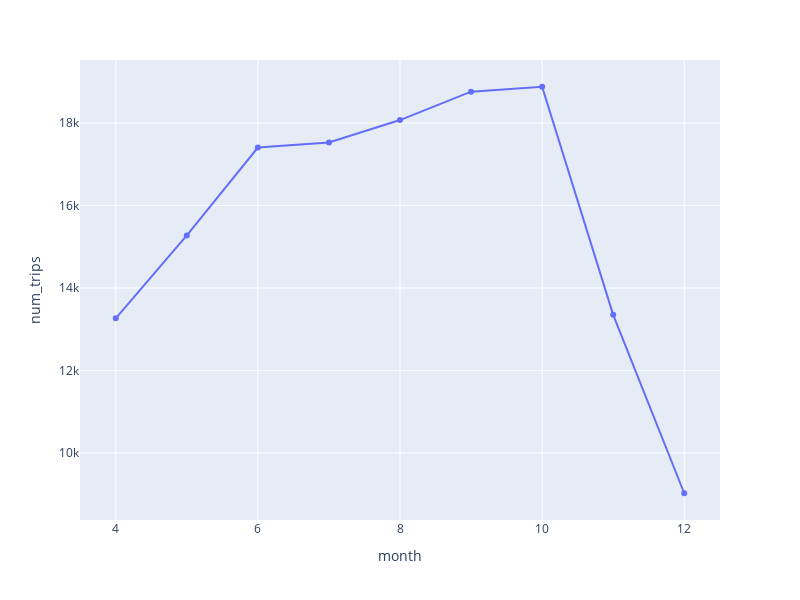

Notebook code for this chart:
### Code cell
px.line(num_trips_df, x='month', y='num_trips', markers=True, width=800, height=600)

### Figure 1 — Plotly figure (JSON) as saved in the notebook; plotly's stock layout.template omitted (floating-point values rounded to 4 significant figures)
{"data": [{"hovertemplate": "month=%{x}<br>num_trips=%{y}<extra></extra>", "legendgroup": "", "line": {"color": "#636efa", "dash": "solid"}, "marker": {"symbol": "circle"}, "mode": "lines+markers", "name": "", "orientation": "v", "showlegend": false, "type": "scatter", "x": [4, 5, 6, 7, 8, 9, 10, 11, 12], "xaxis": "x", "y": [13264, 15276, 17406, 17528, 18073, 18762, 18881, 13350, 9022], "yaxis": "y"}], "layout": {"height": 600, "legend": {"tracegroupgap": 0}, "margin": {"t": 60}, "width": 800, "xaxis": {"anchor": "y", "domain": [0, 1], "title": {"text": "month"}}, "yaxis": {"anchor": "x", "domain": [0, 1], "title": {"text": "num_trips"}}}}
